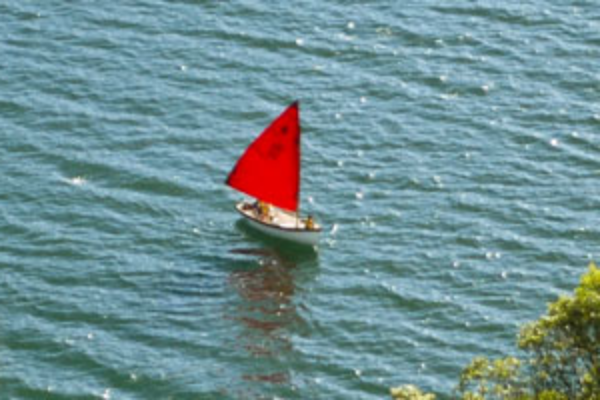
#> input picture Images/resized_cropped_region_2x.png, 600 x 400 px
$ python opencv_ms_rotation.py
#> lines starting #> are read from the running program, lines starting #| are printed output that depends on the picture
import cv2

pic = cv2.imread("./Images/resized_cropped_region_2x.png")
#> pic is the input picture: shape (400, 600, 3); mean B, G, R 147.6, 143.4, 111.8
# print(pic)
cols = pic.shape[1]
#> cols = 600
rows = pic.shape[0]
#> rows = 400
# print(rows, cols)


def rotatems(pic, cols, rows, numberoftimes=1):
#> called with cols = 600, rows = 400, numberoftimes = 3
    center = (cols/2, rows/2)
#> center = (300, 200)
    angle = 90
    rotate = pic
    M = cv2.getRotationMatrix2D(center, angle, 1)
    for x in range(numberoftimes):
        rotate = cv2.warpAffine(rotate, M, (cols, rows),
                                flags=cv2.INTER_LINEAR)
#> this loop made 3 passes
#> pass 1, in rotatems, `rotate = cv2.warpAffine(rotate, M, (cols, rows), flags=cv2.INTER_LINEAR)`:
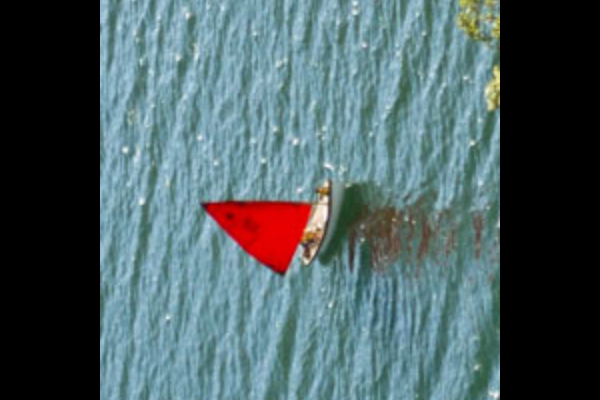
#> rotate: shape (400, 600, 3); mean B, G, R 99, 95.3, 75.8
#> pass 2, in rotatems, `rotate = cv2.warpAffine(rotate, M, (cols, rows), flags=cv2.INTER_LINEAR)`:
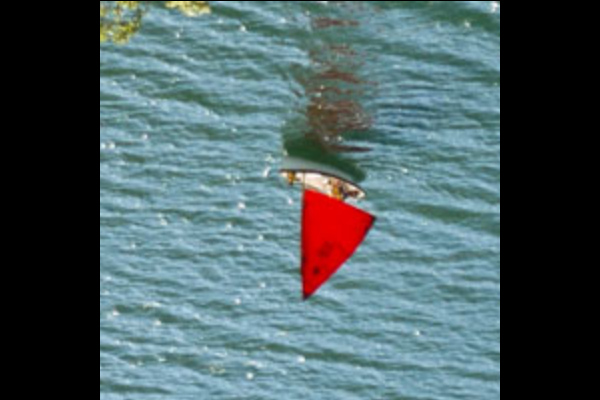
#> rotate: shape (400, 600, 3); mean B, G, R 98.7, 95, 75.6
#> pass 3, in rotatems, `rotate = cv2.warpAffine(rotate, M, (cols, rows), flags=cv2.INTER_LINEAR)`:
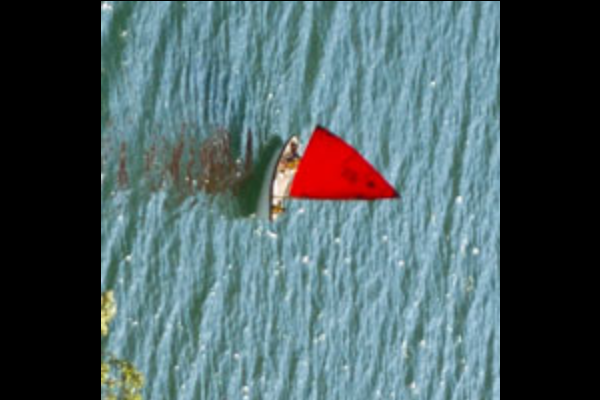
#> rotate: shape (400, 600, 3); mean B, G, R 98.4, 94.8, 75.4
    print(rotate.shape)
#| (400, 600, 3)
    return rotate


rotate = rotatems(pic, cols, rows, 3)


cv2.imshow('normal', pic)
cv2.imshow('rotated', rotate)
cv2.waitKey(0)
cv2.destroyAllWindows()
